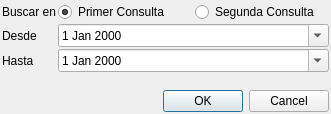
<?xml version="1.0" encoding="UTF-8"?>
<ui version="4.0">
 <class>DlgReportePatologiasDetectadas</class>
 <widget class="QDialog" name="DlgReportePatologiasDetectadas">
  <property name="geometry">
   <rect>
    <x>0</x>
    <y>0</y>
    <width>331</width>
    <height>114</height>
   </rect>
  </property>
  <property name="windowTitle">
   <string>Reporte</string>
  </property>
  <layout class="QVBoxLayout" name="verticalLayout">
   <property name="spacing">
    <number>2</number>
   </property>
   <property name="leftMargin">
    <number>2</number>
   </property>
   <property name="topMargin">
    <number>2</number>
   </property>
   <property name="rightMargin">
    <number>2</number>
   </property>
   <property name="bottomMargin">
    <number>2</number>
   </property>
   <item>
    <layout class="QFormLayout" name="formLayout">
     <property name="horizontalSpacing">
      <number>2</number>
     </property>
     <property name="verticalSpacing">
      <number>2</number>
     </property>
     <item row="0" column="0">
      <widget class="QLabel" name="label_3">
       <property name="text">
        <string>Buscar en</string>
       </property>
      </widget>
     </item>
     <item row="0" column="1">
      <layout class="QHBoxLayout" name="horizontalLayout">
       <property name="spacing">
        <number>2</number>
       </property>
       <item>
        <widget class="QRadioButton" name="radioFiltroPrimerConsulta">
         <property name="text">
          <string>Primer Consulta</string>
         </property>
         <property name="checked">
          <bool>true</bool>
         </property>
        </widget>
       </item>
       <item>
        <widget class="QRadioButton" name="radio2daConsulta">
         <property name="text">
          <string>Segunda Consulta</string>
         </property>
        </widget>
       </item>
      </layout>
     </item>
     <item row="1" column="0">
      <widget class="QLabel" name="label">
       <property name="text">
        <string>Desde</string>
       </property>
      </widget>
     </item>
     <item row="1" column="1">
      <widget class="QDateEdit" name="dateFrom">
       <property name="calendarPopup">
        <bool>true</bool>
       </property>
      </widget>
     </item>
     <item row="2" column="0">
      <widget class="QLabel" name="label_2">
       <property name="text">
        <string>Hasta</string>
       </property>
      </widget>
     </item>
     <item row="2" column="1">
      <widget class="QDateEdit" name="dateTo">
       <property name="calendarPopup">
        <bool>true</bool>
       </property>
      </widget>
     </item>
    </layout>
   </item>
   <item>
    <widget class="QDialogButtonBox" name="buttonBox">
     <property name="orientation">
      <enum>Qt::Horizontal</enum>
     </property>
     <property name="standardButtons">
      <set>QDialogButtonBox::Cancel|QDialogButtonBox::Ok</set>
     </property>
    </widget>
   </item>
  </layout>
 </widget>
 <resources/>
 <connections>
  <connection>
   <sender>buttonBox</sender>
   <signal>accepted()</signal>
   <receiver>DlgReportePatologiasDetectadas</receiver>
   <slot>accept()</slot>
   <hints>
    <hint type="sourcelabel">
     <x>248</x>
     <y>254</y>
    </hint>
    <hint type="destinationlabel">
     <x>157</x>
     <y>274</y>
    </hint>
   </hints>
  </connection>
  <connection>
   <sender>buttonBox</sender>
   <signal>rejected()</signal>
   <receiver>DlgReportePatologiasDetectadas</receiver>
   <slot>reject()</slot>
   <hints>
    <hint type="sourcelabel">
     <x>316</x>
     <y>260</y>
    </hint>
    <hint type="destinationlabel">
     <x>286</x>
     <y>274</y>
    </hint>
   </hints>
  </connection>
 </connections>
</ui>
